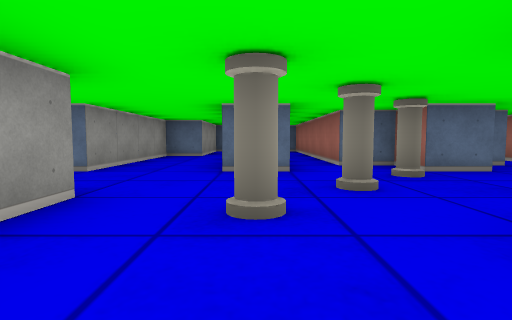
View 1 (above)

15 first-person views from a walk through a cub3D ray-caster map. The camera is about half as high as the walls, tilts 4° down and sees 80° across. The floor is counted in squares. Each view is taken from the middle of a square. On the plan, view 1 faces up. The plan holds only what a view shows up to about 9 squares ahead; the rest is blank.

View 2
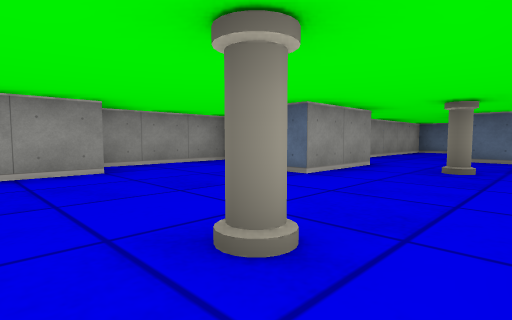

View 3
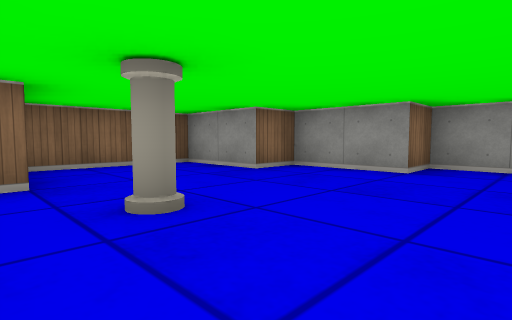

View 4
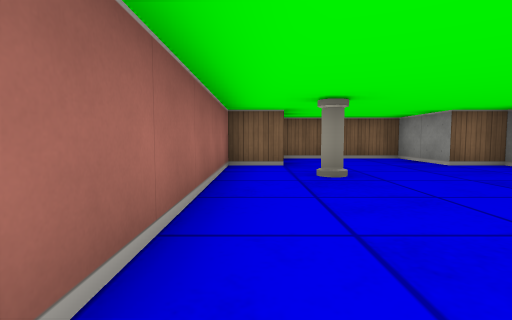

View 5
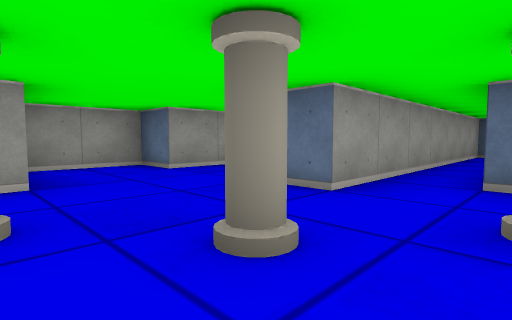

View 6
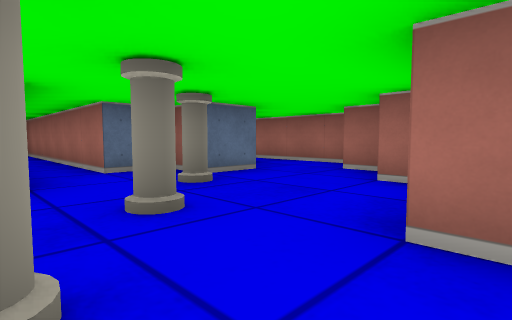

View 7
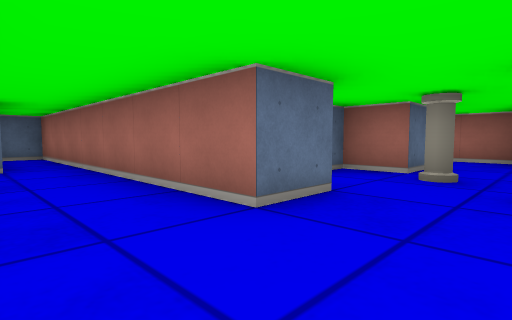

View 8
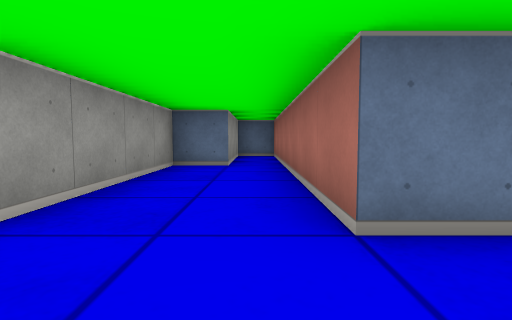

View 9
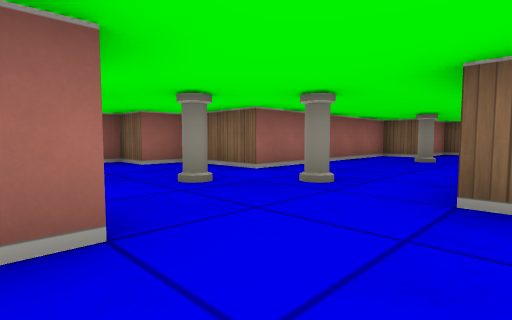

View 10
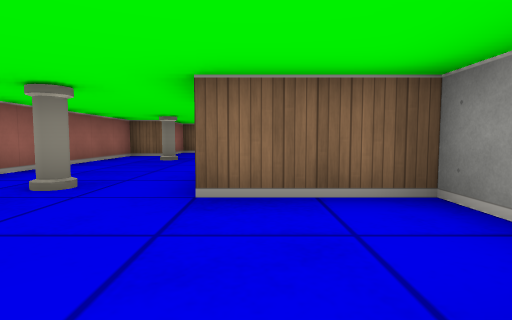

View 11
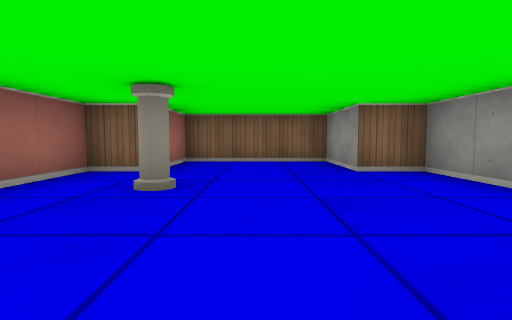

View 12
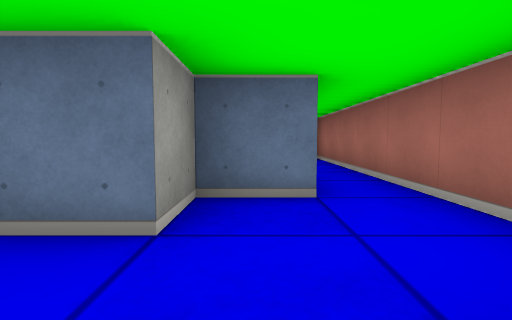

View 13
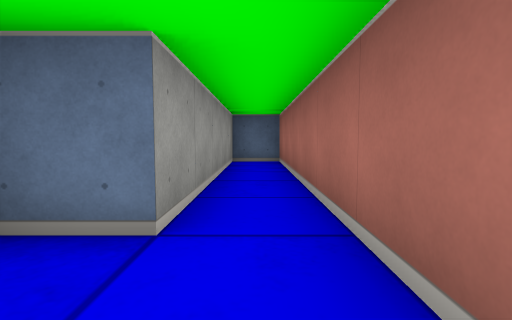

View 14
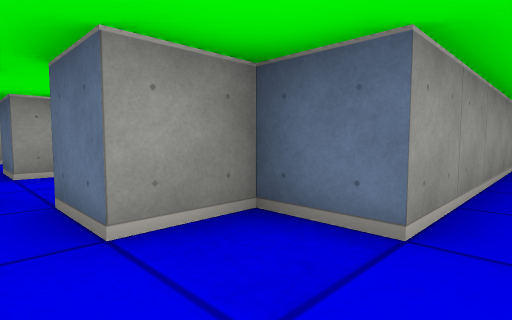

View 15
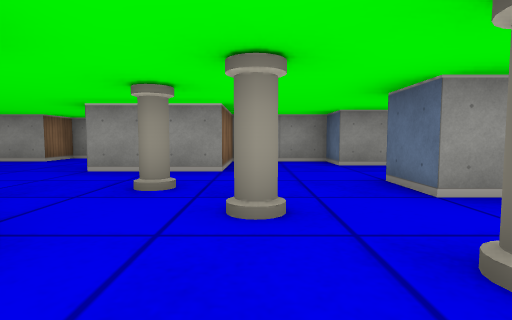

### Floor plan
Points are (right, up) in squares from view 1. A wall is a line through its corners. A room is listed if a view was taken in it or the views show most of it. See-through windows are left out.
Room 1 (views 1, 2, 3, 4, 5, 6, 7, 8, 9, 10, 11, 12, 15)
walls: (-4.5, 1.5) (-4.5, -1.5) (-3.5, -1.5) (-3.5, -3.5) (-2.5, -3.5) (-2.5, -5.5) (0.5, -5.5) (0.5, -4.2); (3.5, 1.6) (3.5, 2.5) (4.5, 2.5) (4.5, 3.5); (3.5, 4.5) (2.5, 4.5) (2.5, 5.5) (1.5, 5.5) (1.5, 11.5); (0.4, -3.5) (1.5, -3.5) (1.5, 1.5) (2.9, 1.5); (0.5, 11.5) (0.5, 4.5) (-0.5, 4.5) (-0.5, 11.5) (-1.5, 11.5) (-1.5, 8.5) (-2.5, 8.5) (-2.5, 4.5) (-3.5, 4.5) (-3.5, 2.5) (-1.5, 2.5) (-1.5, 0.5)
ways out: opening at (4, 3) to room 2
objects: pillar (0, -2); pillar (0, 2); pillar (1, 3); pillar (2, 4)
Room 2 (views 13, 14)
walls: (5.5, 3.6) (5.5, 10.5) (4.5, 10.5) (4.5, 5.5) (3.5, 5.5) (3.5, 4.5)
ways out: opening at (4, 3) to room 1

Positions as (right, up) in squares from view 1, and headings:
1: (0, 0), facing up
2: (1, -3), facing up-left
3: (1, 0), facing down-left
4: (1, 2), facing down
5: (2, 2), facing up-left
6: (0, 1), facing up-right
7: (-2, 3), facing up-right
8: (-1, 3), facing up
9: (-2, 5), facing down-right
10: (-2, 5), facing down
11: (-1, 1), facing down
12: (4, 3), facing up
13: (5, 4), facing up
14: (5, 4), facing up-left
15: (3, 3), facing left
